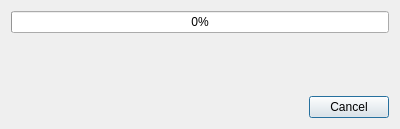
<?xml version="1.0" encoding="UTF-8"?>
<ui version="4.0">
 <class>ExportBooksProgress</class>
 <widget class="QDialog" name="ExportBooksProgress">
  <property name="windowModality">
   <enum>Qt::WindowModal</enum>
  </property>
  <property name="geometry">
   <rect>
    <x>0</x>
    <y>0</y>
    <width>400</width>
    <height>129</height>
   </rect>
  </property>
  <property name="windowTitle">
   <string>Export books progress window</string>
  </property>
  <layout class="QVBoxLayout" name="verticalLayout">
   <item>
    <widget class="QProgressBar" name="progressBar">
     <property name="value">
      <number>0</number>
     </property>
    </widget>
   </item>
   <item>
    <spacer name="verticalSpacer">
     <property name="orientation">
      <enum>Qt::Vertical</enum>
     </property>
     <property name="sizeHint" stdset="0">
      <size>
       <width>20</width>
       <height>40</height>
      </size>
     </property>
    </spacer>
   </item>
   <item>
    <widget class="QDialogButtonBox" name="buttonBox">
     <property name="standardButtons">
      <set>QDialogButtonBox::Cancel</set>
     </property>
    </widget>
   </item>
  </layout>
 </widget>
 <resources/>
 <connections/>
</ui>
